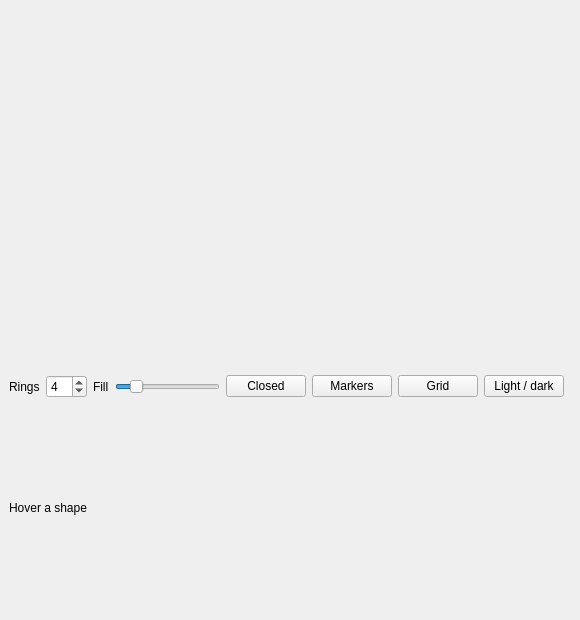
<?xml version='1.0' encoding='utf-8'?>
<ui version="4.0">
 <class>MainWindow</class>
 <widget class="QMainWindow" name="MainWindow">
  <property name="geometry">
   <rect>
    <x>0</x>
    <y>0</y>
    <width>580</width>
    <height>620</height>
   </rect>
  </property>
  <property name="windowTitle">
   <string>QCustomRadialLines</string>
  </property>
  <widget class="QWidget" name="centralwidget">
   <layout class="QVBoxLayout" name="verticalLayout">
    <property name="spacing">14</property>
    <property name="leftMargin">20</property>
    <property name="topMargin">20</property>
    <property name="rightMargin">20</property>
    <property name="bottomMargin">20</property>
    <item>
     <widget class="QCustomRadialLines" name="radialLines" native="true">
      <property name="minimumSize">
       <size>
        <width>0</width>
        <height>360</height>
       </size>
      </property>
      <property name="showMarkers" stdset="0">
       <bool>true</bool>
      </property>
     </widget>
    </item>
    <item>
     <layout class="QHBoxLayout" name="controlsRow">
      <item>
       <widget class="QLabel" name="ringsCaption">
        <property name="text">
         <string>Rings</string>
        </property>
       </widget>
      </item>
      <item>
       <widget class="QSpinBox" name="ringsSpin">
        <property name="minimum">
         <number>1</number>
        </property>
        <property name="maximum">
         <number>10</number>
        </property>
        <property name="value">
         <number>4</number>
        </property>
       </widget>
      </item>
      <item>
       <widget class="QLabel" name="fillCaption">
        <property name="text">
         <string>Fill</string>
        </property>
       </widget>
      </item>
      <item>
       <widget class="QSlider" name="fillSlider">
        <property name="maximum">
         <number>100</number>
        </property>
        <property name="value">
         <number>15</number>
        </property>
        <property name="orientation">
         <enum>Qt::Horizontal</enum>
        </property>
       </widget>
      </item>
      <item>
       <widget class="QPushButton" name="closedBtn">
        <property name="text">
         <string>Closed</string>
        </property>
       </widget>
      </item>
      <item>
       <widget class="QPushButton" name="markersBtn">
        <property name="text">
         <string>Markers</string>
        </property>
       </widget>
      </item>
      <item>
       <widget class="QPushButton" name="gridBtn">
        <property name="text">
         <string>Grid</string>
        </property>
       </widget>
      </item>
      <item>
       <widget class="QPushButton" name="themeBtn">
        <property name="text">
         <string>Light / dark</string>
        </property>
       </widget>
      </item>
      <item>
       <spacer name="controlsSpacer">
        <property name="orientation">
         <enum>Qt::Horizontal</enum>
        </property>
       </spacer>
      </item>
     </layout>
    </item>
    <item>
     <widget class="QLabel" name="statusLabel">
      <property name="text">
       <string>Hover a shape</string>
      </property>
     </widget>
    </item>
   </layout>
  </widget>
 </widget>
 <customwidgets>
  <customwidget>
   <class>QCustomRadialLines</class>
   <extends>QWidget</extends>
   <header location="global">Custom_Widgets.QCustomRadialLines.h</header>
  </customwidget>
 <customwidget><class>QPushButton</class><extends>QPushButton</extends><header location="global">Custom_Widgets.Theme.h</header><container>1</container></customwidget><customwidget><class>QLabel</class><extends>QLabel</extends><header location="global">Custom_Widgets.Theme.h</header><container>1</container></customwidget></customwidgets>
 <connections />
</ui>
